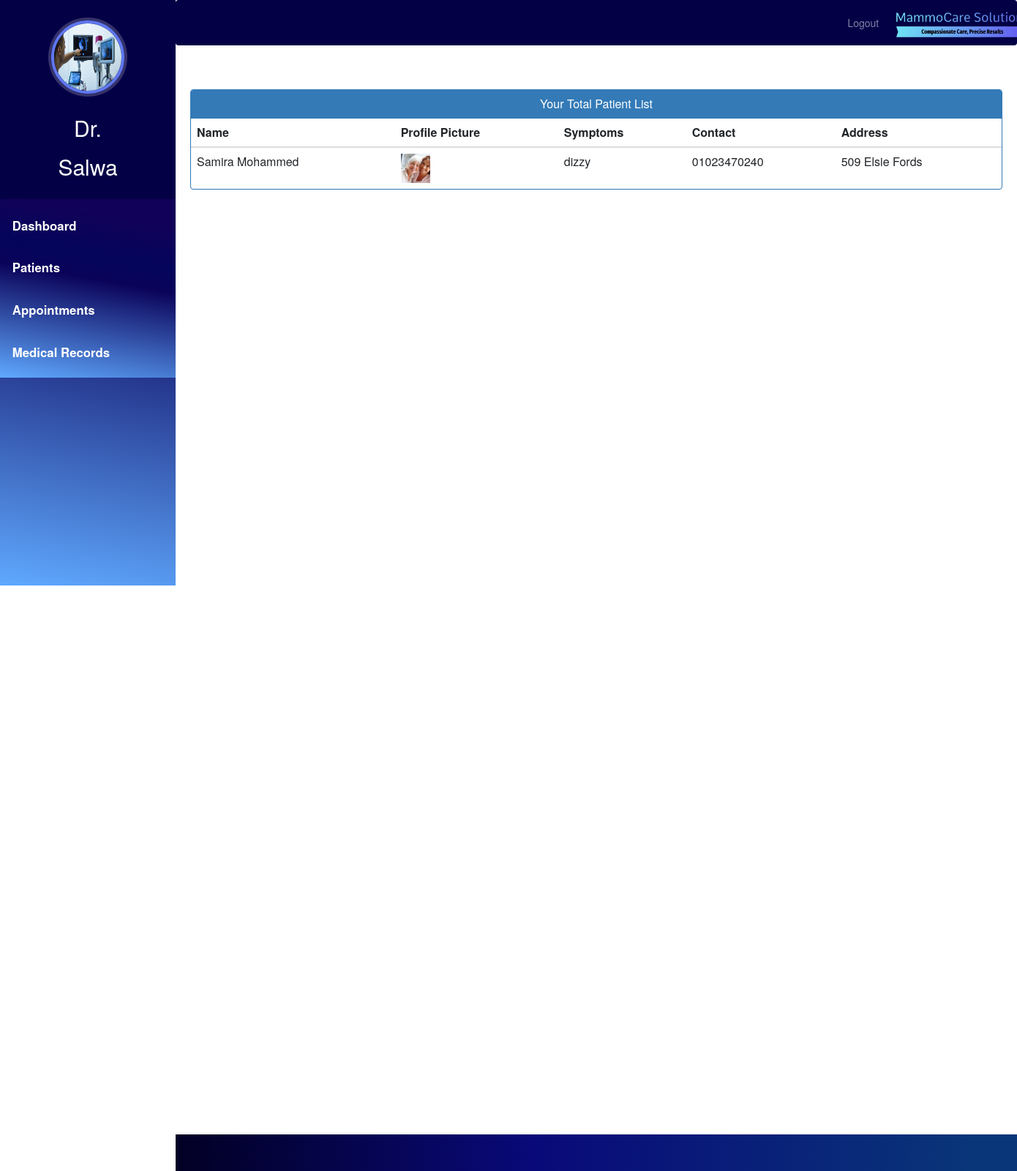
Page /doctor-view-patient (signed in) on the committed database.
### hospital/models.py (models this page shows, shortened)
class Doctor(models.Model):
    user=models.OneToOneField(User,on_delete=models.CASCADE)
    profile_pic= models.ImageField(upload_to='profile_pic/DoctorProfilePic/', null=True,blank=True)
    address = models.CharField(max_length=40)
    mobile = models.CharField(max_length=20,null=True)
    department= models.CharField(max_length=50, default='Oncologist')
    status=models.BooleanField(default=False)

class Patient(models.Model):
    user=models.OneToOneField(User,on_delete=models.CASCADE)
    profile_pic= models.ImageField(upload_to='profile_pic/PatientProfilePic/',null=True,blank=True)
    address = models.CharField(max_length=40)
    mobile = models.CharField(max_length=20,null=False)
    symptoms = models.CharField(max_length=100,null=False)
    assignedDoctorId = models.PositiveIntegerField(null=True)
    admitDate=models.DateField(auto_now=True)
    status=models.BooleanField(default=False)
    @property
    def get_name(self):
        return self.user.first_name+" "+self.user.last_name

### hospital/views.py (the view)
# urls.py: path('doctor-view-patient', views.doctor_view_patient_view,name='doctor-view-patient'),
@login_required(login_url='doctorlogin')
@user_passes_test(is_doctor)
def doctor_view_patient_view(request):
    patients=models.Patient.objects.all().filter(status=True,assignedDoctorId=request.user.id)
    doctor=models.Doctor.objects.get(user_id=request.user.id) #for profile picture of doctor in sidebar
    return render(request,'hospital/doctor_view_patient.html',{'patients':patients,'doctor':doctor})

### hospital/views.py (called while the page is built)
def is_doctor(user):
    return user.groups.filter(name='DOCTOR').exists()

### templates/hospital/doctor_view_patient.html (shortened to what this page needs)
{% extends 'hospital/doctor_base.html' %}
{% block content %}
{%load static%}
<head>
  <link href="//netdna.bootstrapcdn.com/bootstrap/3.0.0/css/bootstrap.min.css" rel="stylesheet" id="bootstrap-css">
</head>
<div class="container">
  <div class="panel panel-primary">
    <div class="panel-heading">
      <h6 class="panel-title">Your Total Patient List</h6>
    </div>
    <table class="table table-hover" id="dev-table">
      <thead>
        <tr>
          <th>Name</th>
          <th>Profile Picture</th>
          <th>Symptoms</th>
          <th>Contact</th>
          <th>Address</th>
        </tr>
      </thead>
      {% for p in patients %}
      <tr>
        <td> {{p.get_name}}</td>
        <td> <img src="{% static p.profile_pic.url %}" alt="Profile Pic" height="40px" width="40px" /></td>
        <td>{{p.symptoms}}</td>
        <td>{{p.mobile}}</td>
        <td>{{p.address}}</td>
      </tr>
      {% endfor %}
    </table>
  </div>
</div>
{% endblock content %}

### templates/hospital/doctor_base.html (shortened to what this page needs)
{% load static %}
<html lang="en">
<head>
  <link rel="stylesheet" href="https://stackpath.bootstrapcdn.com/bootstrap/4.3.1/css/bootstrap.min.css">
  <link rel="stylesheet" href="https://maxcdn.bootstrapcdn.com/font-awesome/4.7.0/css/font-awesome.min.css">
</head>
<body>
  <nav class="menu" tabindex="0">
    <header class="avatar">
      <div style="display: inline-block;">
        <img src="{% static doctor.profile_pic.url %}" alt="Profile Pic" />
        <br><br>
        <h6 style="color: white; font-size: 30px;">Dr.</h6>
      </div>
      <h2>{{ request.user.first_name }}</h2>
    </header>
    <ul>
      <li tabindex="0" class="icon-dashboard"><a href="/doctor-dashboard">Dashboard</a></li>
      <li tabindex="0" class="icon-users"><a href="/doctor-patient">Patients</a></li>
      <li tabindex="0" class="icon-calendar"><a href="/doctor-appointment">Appointments</a></li>
      <li tabindex="0" class="icon-calendar"><a href="/doctor-medical-records">Medical Records</a></li>
    </ul>
  </nav>
  <main>
    <div class="bs-example">
      <nav class="navbar navbar-expand-md navbar-dark fixed-top" style="background:#040046;">
        <div class="navbar-nav" style=" margin-left: 80%;">
          <a href="/index" class="nav-item nav-link">Logout</a>
        </div>
        <a href="/admin-dashboard" class="navbar-brand">
          <img src="{% static 'images/mammocare-logo.jpeg' %}" alt="Logo" height="40" style="margin-top: -7px;">
        </a>
      </nav>
    </div>
    <br><br>
    {% block content %}
    {% endblock content %}
    <br><br><br><br><br><br><br>
    <footer>
      <br>
      <div class="container">
      </div>
    </footer>
  </main>
</body>
</html>

### templates/hospital/doctor_base.html (style rules this page uses)
body { padding-left: 240px; margin-top: 50px; }
.menu { background: rgb(2,0,36); background: linear-gradient(10deg, rgba(2,0,36,1) 0%, rgba(95,169,255,1) 0%, rgba(11,3,90,1) 55%, rgba(4,5,92,1) 66%, rgba(18,1,88,0.9568160027682948) 87%); height: 100vh; width: 240px; position: fixed; top: 0px; left: 0; z-index: 5; outline: none; transition: left 0.3s; }
.menu .avatar { background: #040046; padding: 2em 0.5em; text-align: center; }
.menu .avatar img { width: 100px; height: 100px; border-radius: 50%; overflow: hidden; border: 4px solid #5f77f0; box-shadow: 0 0 0 4px rgba(255, 255, 255, 0.2); }
.menu .avatar h2 { font-weight: normal; margin-bottom: 0; color: #fff; margin-top: 10px; }
.menu ul { list-style: none; padding: 0.5em 0; margin: 0; background: rgb(2,0,36); background: linear-gradient(10deg, rgba(2,0,36,1) 0%, rgba(95,169,255,1) 0%, rgba(11,3,90,1) 55%, rgba(4,5,92,1) 66%, rgba(18,1,88,0.9568160027682948) 87%); }
.menu ul li { padding: 1em; font-size: 1.2em; font-weight: bold; transition: background-color 0.3s ease; }
.menu ul li a { color: #fff; text-decoration: none; }
footer { padding: 0px 0px 0px 0px; background: rgb(2, 0, 36); background: linear-gradient(90deg, rgba(2, 0, 36, 1) 0%, rgba(9, 9, 121, 1) 35%, rgba(9, 53, 121, 1) 78%); margin: 0px; position: absolute; bottom: 0; width: 100%; height: 50px; text-align: center; }

### templates/hospital/doctor_view_patient.html (style rules this page uses)
a:link { text-decoration: none; }
h6 { text-align: center; }

### rows in the picture
Doctor: profile_pic (picture)
Patient: get_name "Samira Mohammed", profile_pic (picture), symptoms "dizzy", mobile "01023470240", address "509 Elsie Fords"

### other values in the picture
{{ request.user.first_name }} "Salwa"
